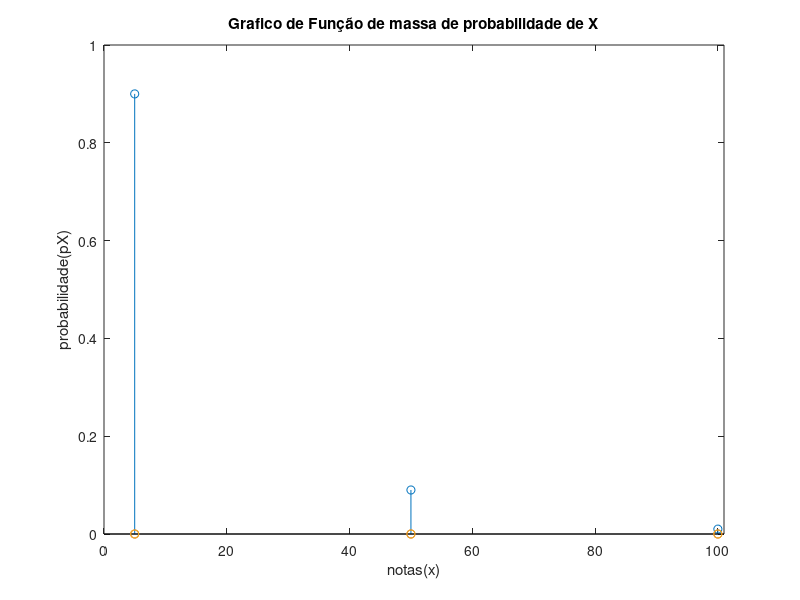

Here is the MATLAB script that generated this plot:
%Pedro Bastos

%a)

%Total de Notas = 100;
%Espaço de amostragem da experiencia "retirar uma nota da caixa":
%S = {nota 1, nota 2, ... , nota 100}
%cada nota tem a mesma probabilidade de ser retirada, logo:
%p("retirar nota 1") = p("retirar nota 2") = ... = p("retirar nota 100")
%casos favoraveis/casos possiveis = 1/100

%------------------------------------------------------

%b)

%espaço de Amostragem: S = {5,50,100}
%Função massa de probabilidade de X:

%pX(5) = 90/100
%pX(50) = 9/100
%pX(100) = 1/100

%------------------------------------------------------

%c)

x = [5,50,100];
pX = zeros(length(x));

pX(1) = 90/100;
pX(2) = 9/100;
pX(3) = 1/100;

stem(x, pX);
axis([0 101 0 1]);

xlabel("notas(x)");
ylabel("probabilidade(pX)");
title("Grafico de Função de massa de probabilidade de X");


